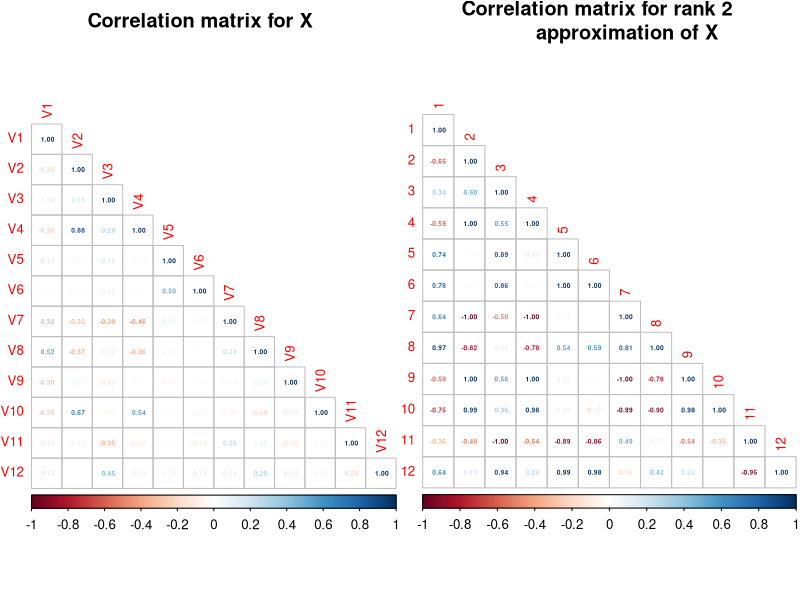
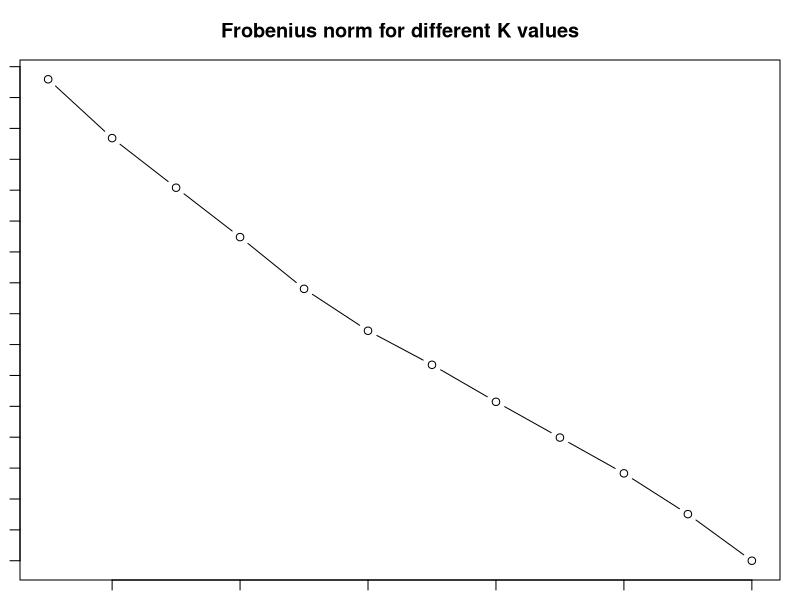
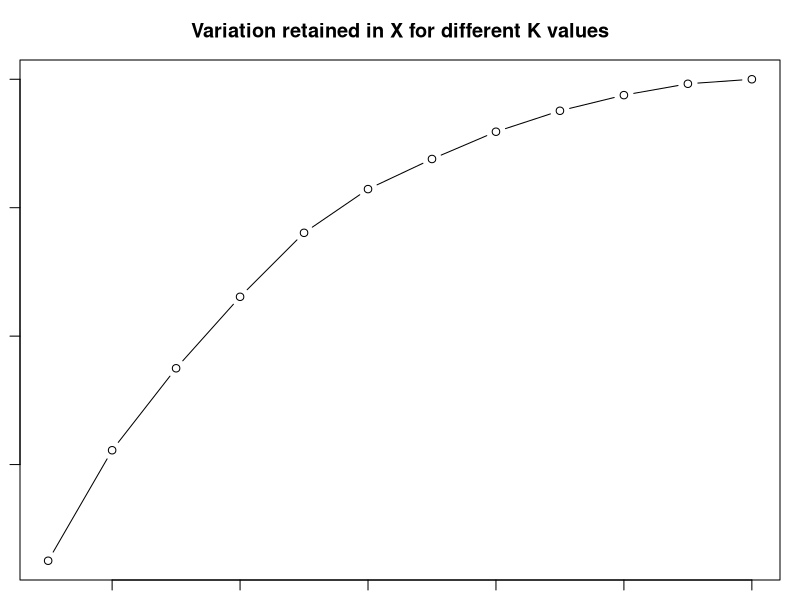

The R script that drew these images, in order:
## ---- chunk 1
  #Import
  library(dplyr)
  library(tidyr)
  library(ggplot2)
  library(corrplot)

  # Continuous Assessments/CA2/
  X<- tibble(read.csv("CA2.csv"))
## ---- chunk 2
# Functions
lowerRankApprox<-function(svd,k){
  u<-svd$u
  v<-svd$v
  d<- svd$d

  mat<-matrix(data=0, nrow = nrow(X), ncol(X))
  ### Approx
  for (i in 1:k){
    mat<- mat + d[i]*u[,i]%*%t(v[,i])
  }
  return(mat)
}

mean_vec<-function(X){
  return((1/nrow(X))*t(X)%*%rep(1,nrow(X)))
}
## ---- chunk 3
### Compute all approxs, deltas and error vectors
svd<-svd(X)
deltas<-list()
errors<-matrix(NA,nrow=12,ncol=12)
rankapproxs<-list()

for(i in 1:12){
  rankapproxs[[i]]<-lowerRankApprox(svd,i)
  deltas[[i]]<-(X-rankapproxs[[i]])
  error_vec<-mean_vec(deltas[[i]])
  errors[,i]<-error_vec
}


## ---- chunk 4
knitr::kable(t(errors[,4]), digits = 3, col.names = 1:12, caption="Errors for the rank 4 approximation")
## ---- chunk 5
#| out-width: 70%

corr_x<-cor(X)
corr_x_2<- cor(rankapproxs[[2]])

par(mfrow =c(1,2), mar = c(1, 1, 3, 1))
corrplot(corr_x, 
         title="Correlation matrix for X", 
         type = "lower", 
         method = "number", 
         number.cex = 0.4,
         mar = c(0,0,2,0),
         tl.cex = 0.8)
corrplot(corr_x_2, 
         title = "Correlation matrix for rank 2 
         approximation of X",
         type = "lower", 
         method = "number",
         number.cex = 0.4,
         mar = c(0,0,2,0),
         tl.cex = 0.8)
## ---- chunk 6
frobs<-sapply(deltas, FUN= function(d) norm(as.matrix(d), type = "F"))
df<-data.frame(frobs,rank=1:12)

par(mfrow =c(1,1))
plot(frobs~rank, 
     data=df, 
     type = "b", 
     xlab ="Rank", 
     ylab="Frobenius Norm", 
     main = "Frobenius norm for different K values",
     yaxt = "n")
axis(2, at = seq(floor(min(df$frobs)), ceiling(max(df$frobs)), by = 2))

## ---- chunk 7
totalFrobs = norm(as.matrix(X), type = "F")
percRetained = 100 * (1 - frobs^2 / totalFrobs^2)
dfPR = data.frame(rank = 1:12, percRetained = percRetained)
rankSeq = seq(1,12,1)

plot(percRetained ~ rankSeq, data = dfPR,
     type = "b", # plots both lines and points
     xlab = "Rank k",
     ylab = "% total variation retained",
     main = "Variation retained in X for different K values"
     )
